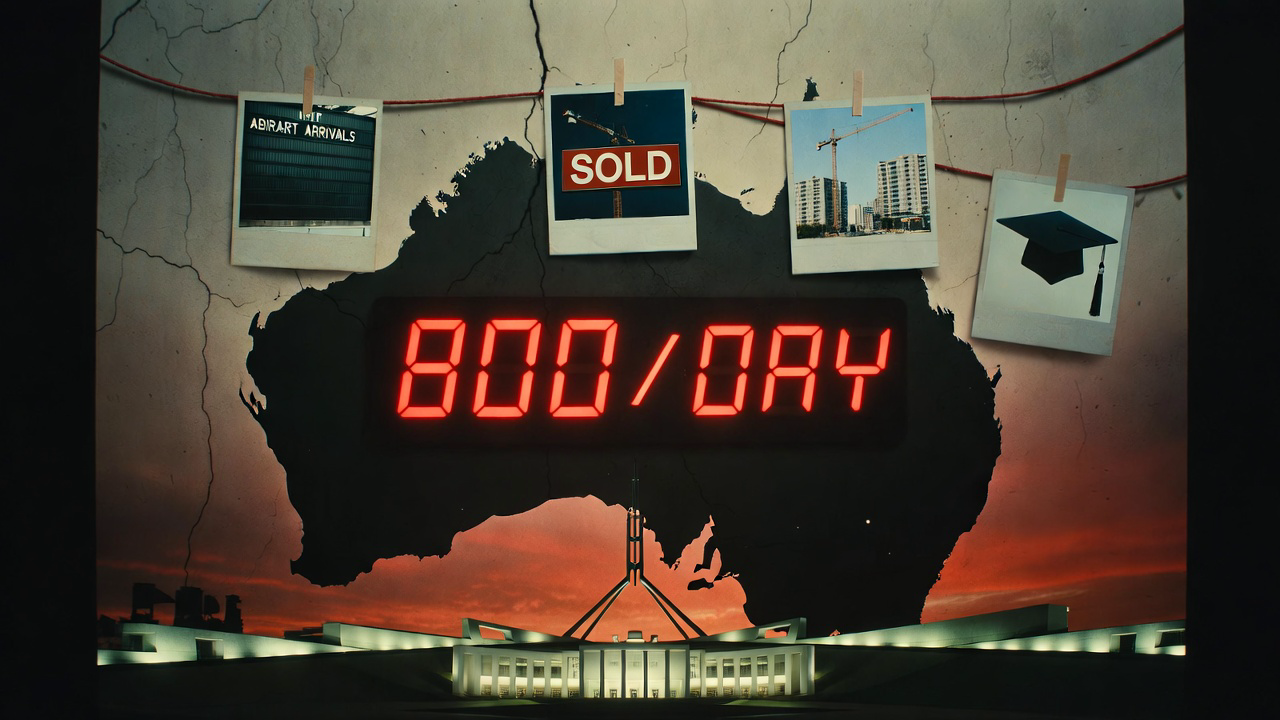
#> input picture longform/lf09-australia-full/broll/BR_AI_thumbnail_bg.png, 1280 x 720 px
$ python -i mix.py   (imports and definitions only)
#> lines starting #> are read from the running program, lines starting #| are printed output that depends on the picture
#!/usr/bin/env python3
"""mix.py - the 'Before Bondi' mix. Voice files are placed whole with linear gain only (the voice bus);
music and effects come from the shared event registry and the music plan below.

  python3 render/mix.py [T_END]     -> build/mix_raw.wav, build/stem_vo.wav, build/stem_music.wav, build/mix_1x.wav
Levels: voice bus +6 dB (files are -20 LUFS -> about -14). Music beds about -26 dB in holds, ducked 9 dB
under speech (150 ms attack, 600 ms release); montages about -16; SFX one-shots about -28 dBFS RMS.
"""
import json, math, subprocess, sys
from functools import lru_cache
from pathlib import Path
import numpy as np

sys.path.insert(0, str(Path(__file__).resolve().parent))
import film
import timeline as TL
from lib import events as EV

# [1 line that did not run here, left out]
SR = 48000
# [1 line not run here, left out]
# [1 line that did not run here, left out]
VO_GAIN_DB = 6.0
BED_FREE, BED_DUCK = -26.0, -9.0
SFX_ONE, SFX_AMB = -28.0, -26.0
MUS11_DECAY_END = 143.5   # file time where MUS11's natural decay reaches about -42 dB
END_FADE = 1.5           # seconds; the film fades to black and to digital zero together


def db(x):
    return 10 ** (x / 20)


# [20 lines left out: functions load, rms_db, sfx_path, not called in this run]


def mus_path(mid):
    return next((EP / "audio/music").glob(mid + "_*.mp3"))


class Bus:
    def __init__(self, n):
        self.a = np.zeros((n, 2), np.float32)

    # [18 lines left out: functions add, env, not called in this run]


# ------------------------------------------------------------------ music plan
def C(k):
    return EV.CUES[k]


def s(x):
    return T.seg(x)


# [51 lines left out: function music_plan, not called in this run]


MUS09_STEP = 91.5
MUS09_LOOP_AT = 85.0


# [137 lines left out: functions looped, music_segment, speech_mask, build, write, not called in this run]


def loudness(path):
    out = subprocess.run(["ffmpeg", "-nostats", "-i", str(path), "-af", "ebur128=peak=true", "-f", "null", "-"],
                         capture_output=True, text=True).stderr
    tail = out[out.rfind("Summary:"):]
    I = float(tail.split("I:")[1].split("LUFS")[0])
    LRA = float(tail.split("LRA:")[1].split("LU")[0])
    tp = float(tail.split("Peak:")[1].split("dBFS")[0])
    return I, tp, LRA


def master(src, dst, target=-14.0, tp_ceiling=-1.5):
    """Linear gain to the target, then a look-ahead limiter (at 192 kHz, so inter-sample peaks are caught) on the
    peaks above the ceiling. The gain is re-measured and corrected so the limited result lands on the target."""
    I, tp, _ = loudness(src)
    g = target - I
    lim = 10 ** ((tp_ceiling - 0.5) / 20)
    for _ in range(4):
        subprocess.run(["ffmpeg", "-v", "error", "-y", "-i", str(src), "-af",
                        f"volume={g:.3f}dB,aresample=192000,alimiter=limit={lim:.5f}:level=disabled:attack=1.5:release=120:asc=1,"
                        f"aresample=48000", "-c:a", "pcm_f32le", str(dst)], check=True)
        I2, tp2, lra = loudness(dst)
        if tp2 > tp_ceiling:
            lim *= 10 ** (-(tp2 - tp_ceiling + 0.1) / 20)
            continue
        if abs(I2 - target) <= 0.1:
            break
        g += target - I2
    return dict(I_in=I, TP_in=tp, gain=round(g, 2), limiter_ceiling_dbfs=round(20 * math.log10(lim), 2), I=I2, TP=tp2, LRA=lra)


# [5 lines not run here, left out]

>>> import cv2
>>> picture = cv2.imread('../../lf09-australia-full/broll/BR_AI_thumbnail_bg.png', cv2.IMREAD_GRAYSCALE)
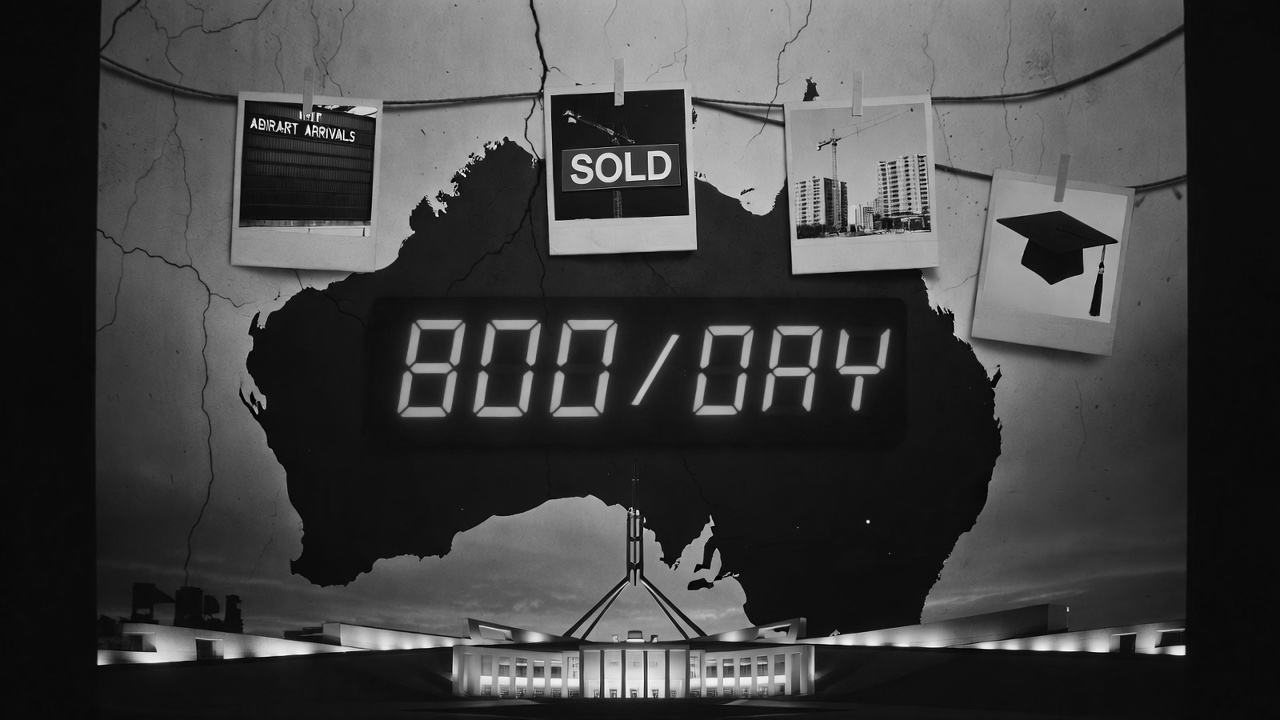
#> picture: shape (720, 1280); min 0, max 253, mean 65.3
>>> result = master(picture, 'out.png')
#> (the run stopped early here; a loop or call above may not have finished)
